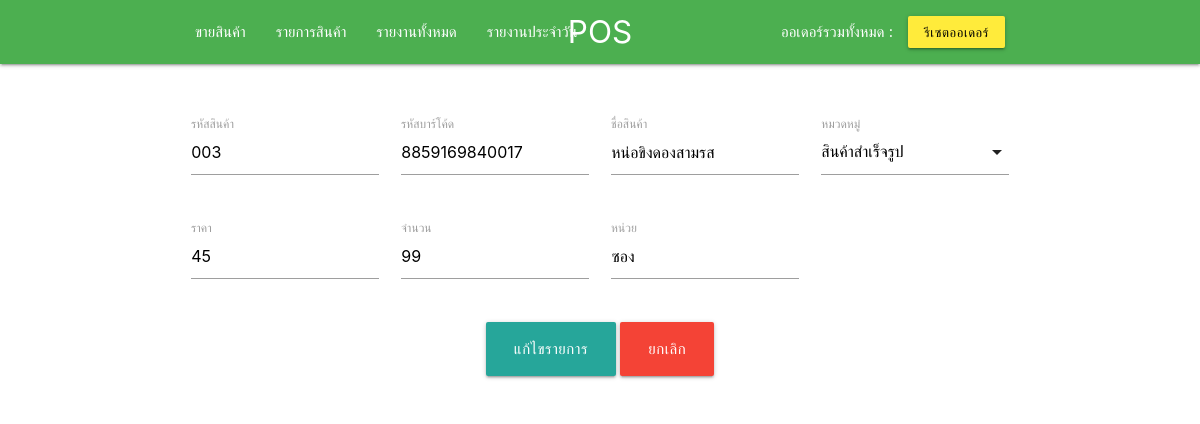
The page /product_upd.php?id=5 on the database its author committed.
### tables this page shows
CREATE TABLE `product` (
  `id` int(11) NOT NULL,
  `product_id` varchar(255) NOT NULL,
  `product_category` varchar(255) NOT NULL,
  `barcode` varchar(255) NOT NULL,
  `product_name` varchar(255) NOT NULL,
  `product_price` int(11) NOT NULL,
  `product_number` int(11) NOT NULL,
  `product_unit` varchar(255) NOT NULL
);

### product_upd.php (the view, shortened to what this page needs)
<!DOCTYPE html>
<html lang="en">
<head>
    <?php require('src/include.php') ?>
    <link rel="stylesheet" href="css/product.css">
</head>
<body>
    <?php require('src/header.php');
        require('src/connect.php');
        $id = $_GET["id"];
        $sqlshow = "SELECT * FROM product WHERE id ='$id' ";
        $showquery = $connect->query($sqlshow);
        $row = $showquery->fetch_array();
    ?>
    <div class="container">
        <div class="row addproduct">
        <form action="product_sql.php" method="post">
            <div class="row">
                <div class="input-field col s12 m3">
                    <input type="text" name="product_id" id="product_id" class="validate" value="<?php echo $row["product_id"]; ?>" >
                    <label for="product_id">รหัสสินค้า</label>
                </div>
                <div class="input-field col s12 m3">
                    <input type="text" name="barcode" id="barcode" class="validate" value="<?php echo $row["barcode"]; ?>" >
                    <label for="barcode">รหัสบาร์โค้ด</label>
                </div>
                <div class="input-field col s12 m3">
                    <input type="text" name="product_name" id="product_name" class="validate" value="<?php echo $row["product_name"]; ?>" >
                    <label for="product_name">ชื่อสินค้า</label>
                </div>
                <div class="input-field col s12 m3">
                    <label>หมวดหมู่</label>
                </div>
            </div>
            <div class="row">
                <div class="input-field col s12 m3">
                    <input type="text" name="price" class="validate" id="price" value="<?php echo $row["product_price"]; ?>">
                    <label for="price">ราคา</label>
                </div>
                <div class="input-field col s12 m3">
                    <input type="text" name="product_number" class="validate" id="product_number" value="<?php echo $row["product_number"]; ?>">
                    <label for="product_number">จำนวน</label>
                </div>
                <div class="input-field col s12 m3">
                    <input type="text" name="unit" class="validate" id="unit" value="<?php echo $row["product_unit"]; ?>">
                    <label for="unit">หน่วย</label>
                </div>
            </div>
            <div class="row">
                <div class="col s12 m12 center-align">
                    <input type="submit" value="แก้ไขรายการ" class="btn btn-large">
                    <a href="product.php" class="btn red btn-large">ยกเลิก</a>
                </div>
            </div>
        </form>
        </div>
    </div>
</body>
</html>

### css/product.css (style rules this page uses)
.addproduct { padding-top: 50px; }

### rows shown on the page
product: product_id "003", barcode "8859169840017", product_name "หน่อขิงดองสามรส", price "45", product_number "99", unit "ซอง"
